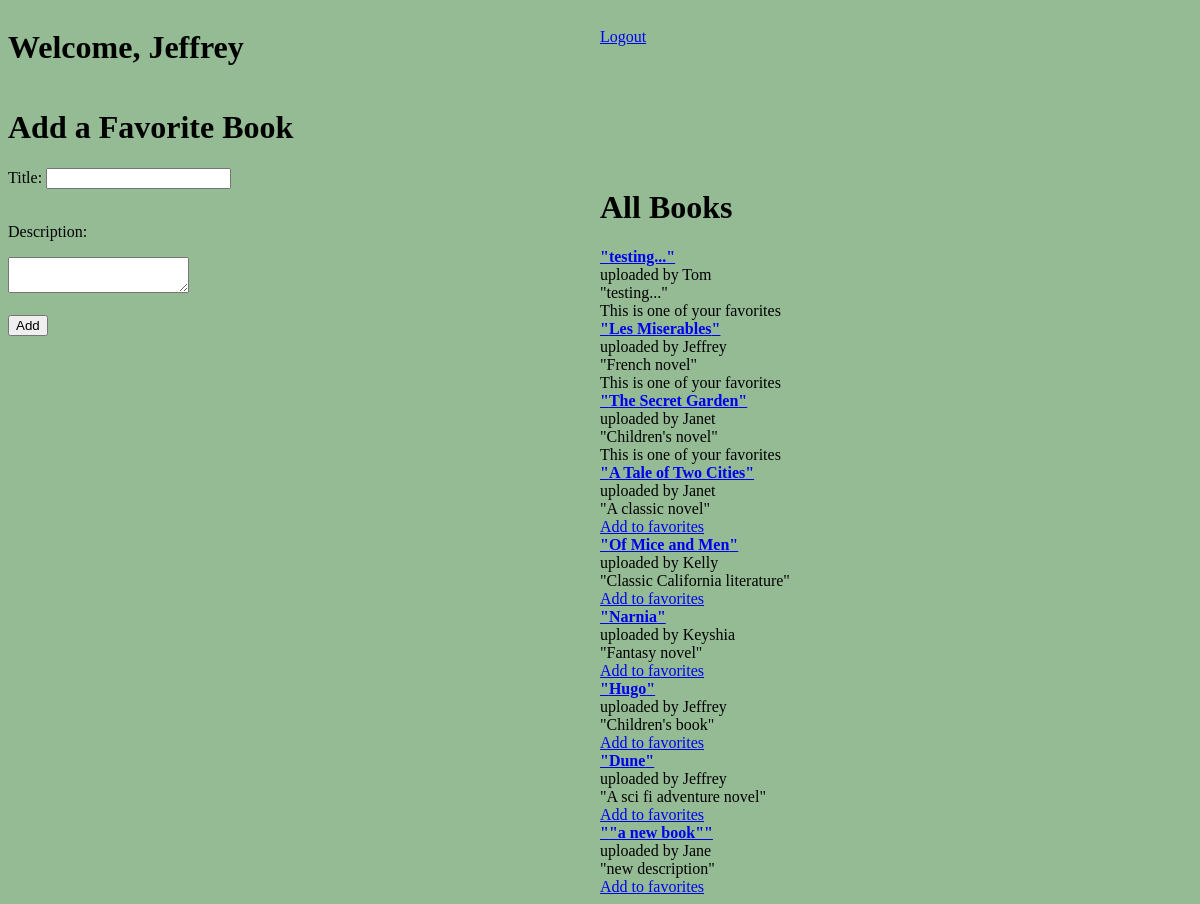
/books (signed in), run on the app's committed database.
### favorite_books_app/models.py (models this page shows)
class User(models.Model):
    first_name = models.CharField(max_length=255)
    last_name = models.CharField(max_length=255)
    email = models.EmailField(max_length=255)
    password = models.CharField(max_length=255)
    updated_at = models.DateTimeField(auto_now=True)
    created_at = models.DateTimeField(auto_now_add = True)
    objects = UserManager()

class Book(models.Model):
    title = models.CharField(max_length= 255)
    author = models.CharField(max_length=255)
    description = models.TextField()
    created_at = models.DateTimeField(auto_now_add=True)
    updated_at = models.DateTimeField(auto_now=True)
    upload_status = models.ForeignKey(User, related_name="books", on_delete = models.CASCADE, null = True)
    users = models.ManyToManyField(User, related_name="Books")
    objects = BookManager()

### favorite_books_app/views.py (the view)
# urls.py: path('books', views.books),
def books(request):
    if 'user_id' not in request.session:
        return redirect('/')
    this_user = User.objects.filter(id = request.session['user_id'])
    context = {
        "current_user" : this_user[0], #grabs from session rather than database to prevent refreshing into login
        "all_books": Book.objects.all(),
        }
    return render(request, "add_book.html", context)

### favorite_books_app/templates/add_book.html (shortened to what this page needs)
<!DOCTYPE html>
<html lang = "en">
<head>
    {% load static %}
    <link rel="stylesheet" href="{% static 'background-color.css' %}">
</head>
<body>
<header id="add-header">
    <h1 id="welcome-add">Welcome, {{ current_user.first_name }}</h1>
    <a id = "logout-add" href="/logout">Logout</a>
</header>
<h1>Add a Favorite Book</h1>
    <div id="add-book-container">
        <form action="/check_book" method='POST' id="add-form">
            <label for="title">Title:</label>
            <input class="title" type="text" name = "title">
            <br><br>
            <p id = "description">Description:</p>
            <textarea name="description"></textarea>
            <br><br>
            <input type="submit" value="Add" id = "button">
        </form>
        <div id="all-books-add">
            <h1>All Books </h1>
                {% for book in all_books %}
                    {% if current_user.first_name == book.upload_status.first_name and current_user in book.users.all %}
                        <a class = "bold" href = "/was_favorited_check/{{ book.id }}">"{{ book.title }}"</a>
                        <p class = "sub"> uploaded by {{ book.upload_status.first_name}}</p>
                        <p class = "sub">"{{ book.description }}"</p>
                        <p class = "sub" class="italics">This is one of your favorites</p>
                    {% elif current_user in book.users.all %}
                        <a class = "bold" href = "/was_favorited_check/{{ book.id }}">"{{ book.title }}"</a>
                        <p class = "sub"> uploaded by {{ book.upload_status.first_name}}</p>
                        <p class = "sub">"{{ book.description }}"</p>
                        <p class = "sub" class="italics">This is one of your favorites</p>
                    {% else %}
                        <a class = "bold" href = "/was_favorited_check/{{ book.id }}">"{{ book.title }}"</a>
                        <p class = "sub"> uploaded by {{ book.upload_status.first_name}}</p>
                        <p class = "sub">"{{ book.description }}"</p>
                        <div id="view-links">
                        <a href = "/add_favorite_book/{{ book.id }} ">Add to favorites</a>
                        </div>
                    {% endif %}
                {% endfor %}
        </div>
    </div>
</body>
</html>

### favorite_books_app/static/background-color.css (style rules this page uses)
body { background-color:rgb(148, 187, 148); }
#add-header { display: flex; }
#welcome-add { flex: 1; }
#logout-add { margin-top: 20px; flex: 1; }
#add-form { flex:1; }
#all-books-add { flex:1; }
.bold { margin-top: 20px; font-weight:bolder; }
#add-book-container { display: flex; }
.sub { margin-top: 0px; margin-bottom: 0px; }

### data on the page
User: first_name "Jeffrey"
Book: title "testing...", upload_status.first_name "Tom", description "testing..."
Book: title "Les Miserables", upload_status.first_name "Jeffrey", description "French novel"
Book: title "The Secret Garden", upload_status.first_name "Janet", description "Children's novel"
Book: title "A Tale of Two Cities", upload_status.first_name "Janet", description "A classic novel"
Book: title "Of Mice and Men", upload_status.first_name "Kelly", description "Classic California literature"
Book: title "Narnia", upload_status.first_name "Keyshia", description "Fantasy novel"
Book: title "Hugo", upload_status.first_name "Jeffrey", description "Children's book"
Book: title "Dune", upload_status.first_name "Jeffrey", description "A sci fi adventure novel"
Book: title "\"a new book\"", upload_status.first_name "Jane", description "new description"
